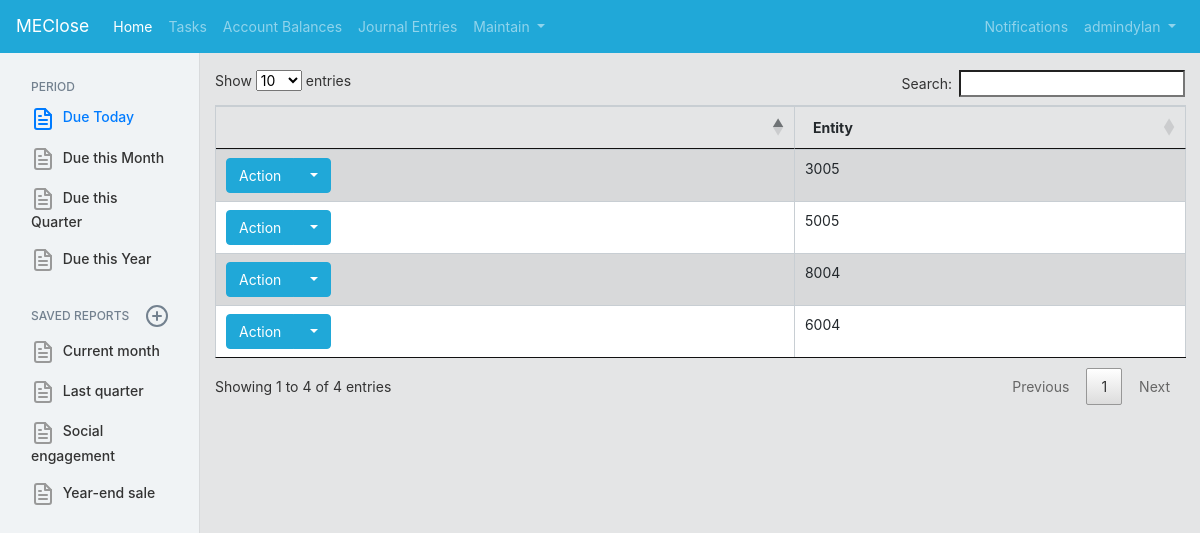
Screenshot of /ClosePortal/entities/ (signed in) with the database file from the repository.
### CompanyMaintain/models.py (models this page shows, shortened)
class userDefinedEntity(models.Model):
    entity = models.CharField(max_length=200, default="Select Entity")

### CompanyMaintain/views.py (the view)
# urls.py: path('entities/', Entity_List.as_view(), name='entity_list'),
@method_decorator(decorators, name='dispatch')
class Entity_List(ListView):
    template_name = 'CloseApplication/entitylist/entitylist_list.html'
    model = userDefinedEntity

### CloseApplication/templates/CloseApplication/entitylist/entitylist_list.html (shortened to what this page needs)
{% extends "CloseApplication/base.html" %}
{% load staticfiles %}
{% block content %}
<div class="modal" id="modal"></div>
<table class ="table table-striped table-bordered table-hover" id="accountRecListTable">
    <thead>
        <tr>
            <th></th>
            <th>Entity</th>
        </tr>
    </thead>
    {% for tableValue in object_list %}
    <tr>
        <td>
            <div class="btn-group">
                <button type="button" class="btn btn-primary">
                Action
                </button>
                <button type="button" class="btn btn-primary dropdown-toggle" data-toggle="dropdown">
                </button>
            </div>
        </td>
        <td>{{ tableValue.entity }}</td>
    </tr>
    {% endfor %}
</table>
{% endblock %}

### CloseApplication/templates/CloseApplication/base.html (shortened to what this page needs)
<!DOCTYPE html>
<html>
<head>
    {% load static %}
    <link rel="stylesheet" href="https://cdn.datatables.net/1.10.19/css/dataTables.bootstrap4.min.css">
    <link rel="stylesheet" href="https://maxcdn.bootstrapcdn.com/bootstrap/4.0.0/css/bootstrap.min.css">
    <link rel="stylesheet" href="{% static 'CloseApplication/jquery.dataTables.min.css' %}">
    <link rel="stylesheet" href="https://cdn.jsdelivr.net/npm/simplebar@latest/dist/simplebar.css"/>
    <link rel="stylesheet" href="{% static 'CloseApplication/sidenavbar.css' %}">
    <link rel="stylesheet" href="{% static 'CloseApplication/coreui.min.css' %}?v=0004"></script>
</head>
<body>
      <nav class="navbar fixed-top navbar-expand-lg navbar-dark bg-primary">
        <a class="navbar-brand" href="#">MEClose</a>
        <div class="collapse navbar-collapse" id="navbarSupportedContent">
          <ul class="navbar-nav mr-auto">
            <li class="nav-item active">
              <a class="nav-link" href="/ClosePortal/CloseSummary">Home<span class="sr-only">(current)</span></a>
            </li>
            <li class="nav-item">
              <a class="nav-link" href="/ClosePortal/tasks/">Tasks</a>
            </li>
            <li class="nav-item">
                    <a class="nav-link" href="/ClosePortal/accountrecs/">Account Balances</a>
            </li>
            <li class="nav-item">
                    <a class="nav-link" href="/ClosePortal/entryapprovals/">Journal Entries</a>
            </li>
            <li class="nav-item dropdown">
              <a class="nav-link dropdown-toggle" href="#" id="navbarDropdown" role="button" data-toggle="dropdown" aria-haspopup="true" aria-expanded="false">
                Maintain
              </a>
            </li>
          </ul>
          <ul class="navbar-nav">
<li class="nav-item dropdown d-md-down-none">
<a class="nav-link" data-toggle="dropdown" href="#" role="button" aria-haspopup="true" aria-expanded="false">
Notifications
</a>
</li>
              <li class="nav-item dropdown">
                  <div class="btn-group">
                      {% if user.is_authenticated %}
                        <span  class="nav-link dropdown-toggle" data-toggle="dropdown" aria-haspopup="true" aria-expanded="false">
                        {{ user.get_username }}
                        </span>
                        {% else %}
                        <div  href="{% url 'login'%}?next={{request.path}}" class="nav-link dropdown-toggle" data-toggle="dropdown" aria-haspopup="false" aria-expanded="false">
                        Login
                        </div>
                        {% endif %}
                    </div>
            </li>
          </ul>
        </div>
      </nav>
    <div class="page-wrap">
    <div class='container-fluid'>
    <div class="row">
        {% include "CloseApplication/sidebarnav.html" %}
        <main role="main" class="col-md-10 col-lg-10">
        {% block content %}{% endblock %}
        </main>
        </div>
        </div>
    </div>
</body>
</html>

### rows the page displays
userDefinedEntity: entity "3005"
userDefinedEntity: entity "5005"
userDefinedEntity: entity "8004"
userDefinedEntity: entity "6004"

### other values shown
{{ user.get_username }} "admindylan"
